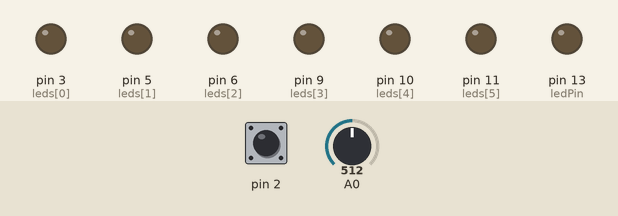
Simulated run of this sketch. Board: Arduino Uno, built with avr-gcc and run on an emulated ATmega328P. Shown: output pins drawn as LEDs (lit = HIGH). Inputs (shaded band) come from the test bench; at power-on: pin 2 HIGH, A0 = 512. What the sketch prints to the serial monitor is not drawn.

Above: at 0.1 s.
At 7.72 s:
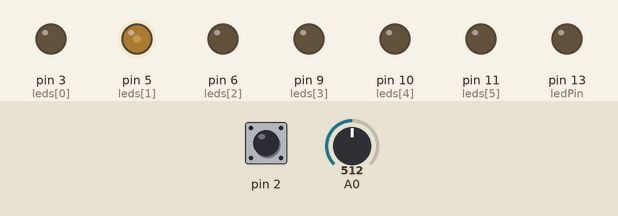
At 11.46 s:
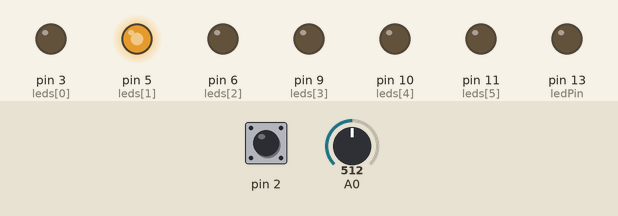
At 22.8 s:
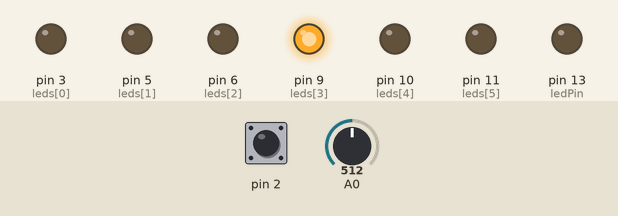
At 28.8 s:
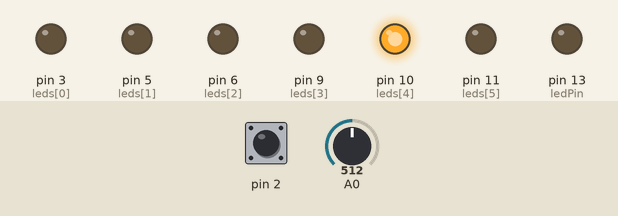
At 34.8 s:
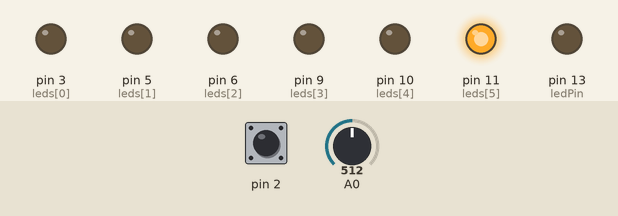
Timing chart, 0 to 40.0 s (numbered marks = the images above):
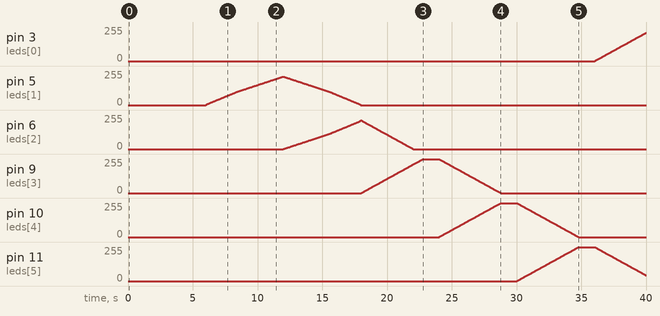

The sketch:

nightlight_v1.ino
```cpp
// Set up capacitive sensor
#include <CapacitiveSensor.h> // the capacitive sensor library
CapacitiveSensor   cs_4_2 = CapacitiveSensor(4, 2); //setup pins 4 and 2 for the sensor. 2 has the probe.

// Set up LED display
int ledState;
int ledSpeed = 6000; // Speed at which the LEDs animate.
byte maxBrightness = 255; // Maximum brightness for LEDs.
byte ledsVal[] = {0, 0, 0, 0, 0, 0}; // The brightness value of all of the pins.
byte ledsDir[] = {0, 0, 0, 0, 0, 0};
/*
 * You can set a behavior for an LED.
 * 0 = fade out or stay off.
 * 1 = fade off and on starting upwards.
 * 2 = fade off and on starting downwards.
 * 3 = fade up or stay on.
 * Example:
 * ledsVal[2] = 127;
 * ledsDir[2] = 3;
 * These two lines would set the LED on pin 6 to medium brightness and tell it to fade up to max brightness.
 */

 // Variables for writing to the LEDs. You should not need to change these:
int leds[] = { 3, 5, 6, 9, 10, 11}; // array of all the pwm pins
int fadeSpeed = 0; // length of time for when to change the fade out of the led
int fadePreviousMillis;
int pinCount = 6; // how many pwm pins
int ledPin = 13; // use the Arduino's built-in led for debugging
int prevLedTime; // a variable for the fade timing

// Variables for logic
int i; // a variable later use in the logic
int prevTime; // a variable for the logic timing
int interval = 500; // length of time for logic time
int touched;
int stateVar;
int lightVar;
int darkVar;

void setup() {
  for (int thisPin = 0; thisPin < pinCount; thisPin++) { // set the 6 led pins to output
    pinMode(leds[thisPin], OUTPUT);
  }
  pinMode(ledPin, OUTPUT); // set the debug led to output
  Serial.begin(9600);
  Serial.println();
 // debug();
}

void loop() {
  darkVar = darkSense();
  touchSense(); // call the function "touchSense" and put the result in touched
  logic(); // call the function "logic"
// debug();
  fade(); // call the function "fade"
  pulseLED();
  // display(); // call the function "display"

}
```

display.ino
```cpp
int fade() { // a function to reduce the brightness of leds so they fade out.
    int currentTime = millis(); // check the time
    if (currentTime - prevLedTime >= ledSpeed) { //if enough time has gone by:
        ledsDir[ledState] = 0;
        ledState++;
        if (ledState == 6) ledState = 0;
        ledsDir[ledState] = 3;
        prevLedTime = currentTime;
    }
}

int debug() { // receive a variable when called and put it into "x"
    Serial.print("stateVar =\t");
    Serial.print(stateVar);
    Serial.print("\ttouched =\t");
    Serial.print(touched);
    Serial.print("\tlightVar =\t");
    Serial.print(lightVar);
    Serial.print("\tdarkVar =\t");
    Serial.print(darkVar);
    Serial.println();
}

int display() { // send the ledFade amount to each of the leds
    for (int n = 0; n < 6; n++) {
        analogWrite(leds[n], ledsVal[n]);
    }
}

int pulseLED() {
    unsigned long currentMillis = millis();
    if (currentMillis - fadePreviousMillis >= fadeSpeed) {
        for (int i = 0; i < pinCount; i++) {
            switch (ledsDir[i]) {
                case 0: // stay at 0 or fade down to 0
                    if (ledsVal[i] > 0) ledsVal[i]--;
                    break;
                case 1: // fading up and down - up
                    ledsVal[i]++;
                    if (ledsVal[i] >= 255) ledsDir[i] = 2;
                    break;
                case 2: // fading up and down - down
                    ledsVal[i]--;
                    if (ledsVal[i] <= 0) ledsDir[i] = 1;
                    break;
                case 3: // stay at 255 or fade up to 255
                    if (ledsVal[i] < 255) ledsVal[i]++;
                    break;
                default:
                    Serial.println("default");
                    break;
            }
            int x = map(ledsVal[i], 0, 255, 0, maxBrightness);
            analogWrite(leds[i], x);
            Serial.println(ledsVal[1]);
            fadePreviousMillis = currentMillis;
        }
    }
}
```

logic.ino
```cpp
int logic() {
  switch (stateVar) {
    case (0): // daytime and lights are off
      lightVar = 0;
      if (touched == 1) {
        stateVar = 1;
        touched = 2;
      }
      break;
    case (1): // touched
      lightVar = 1;
      if (touched == 1) {
        stateVar = 0;
        touched = 2;
      }
      break;
  }
}
```

sense.ino
```cpp
int touchSense() { // a function to check the touch sensor and return the result
  long start = millis();
  long touchVar =  cs_4_2.capacitiveSensor(30);
  delay(10);
  switch (touched) {
    case 0:
      if (touchVar >= 1000) touched = 1;
      break;
    case 1:
      break;
    case 2:
      if (touchVar < 1000) touched = 0;
      break;
  }
}

int darkSense() {
  int result = analogRead(A0);
  return result;
}
```

Measured:
- by itself, pin 3 (leds[0]): moves from 0/255 to 212/255 over 3.9 s
- by itself, pin 5 (leds[1]): rises from 0/255 to 214/255 in 6.0 s, then falls to 0/255 in 6.0 s
- by itself, pin 6 (leds[2]): rises from 0/255 to 215/255 in 6.0 s, then falls to 0/255 in 4.0 s
- by itself, pin 9 (leds[3]), pin 10 (leds[4]): rises from 0/255 to 255/255 in 4.8 s, then falls to 0/255 in 6.0 s
- by itself, pin 11 (leds[5]): rises from 0/255 to 255/255 in 4.8 s, then falls to 43/255 in 5.2 s
